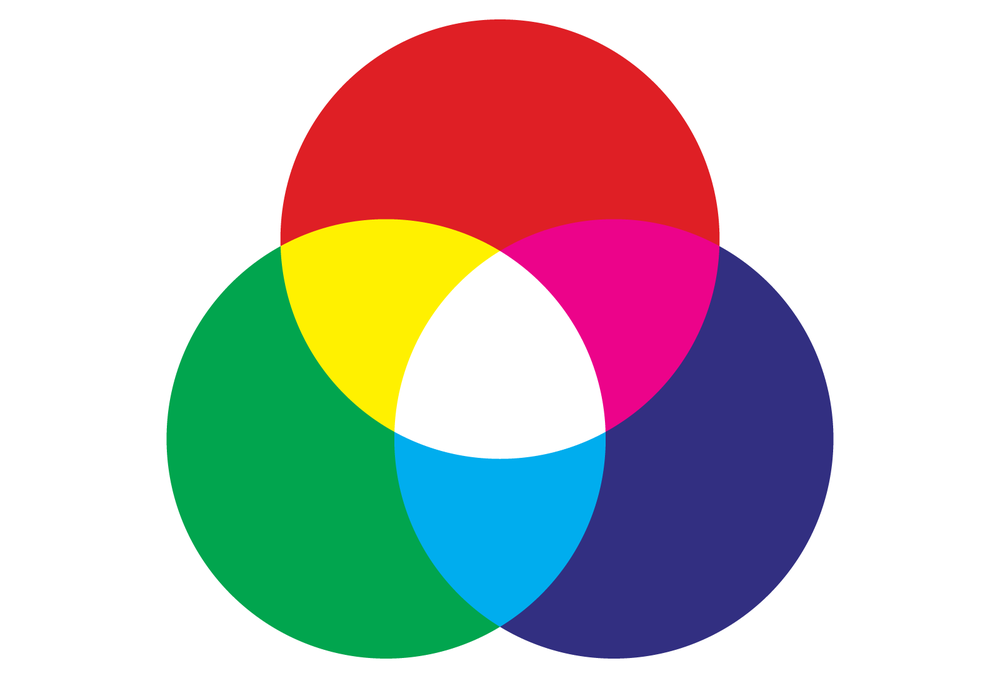
#> input picture Images/rgb-color-model.png, 1000 x 678 px, shrunk from 1600 x 1084 before the run, found by its file name
$ python opencv-01.py
#> lines starting #> are read from the running program, lines starting #| are printed output that depends on the picture
import os
import numpy as np
import cv2

basePath: str = os.path.dirname(__file__) + '\\Images\\'
imageName = 'rgb-color-model.png'

if __name__ == "__main__":
    fullPath: str = basePath + imageName
    winName = 'original'

    image = cv2.imread(fullPath,cv2.IMREAD_COLOR)
#> image is the input picture: shape (678, 1000, 3); mean B, G, R 186.2, 187.6, 193.5

    cv2.namedWindow(winName, cv2.WINDOW_NORMAL)

    cv2.imshow(winName, image)

    r,g,b = cv2.split(image)
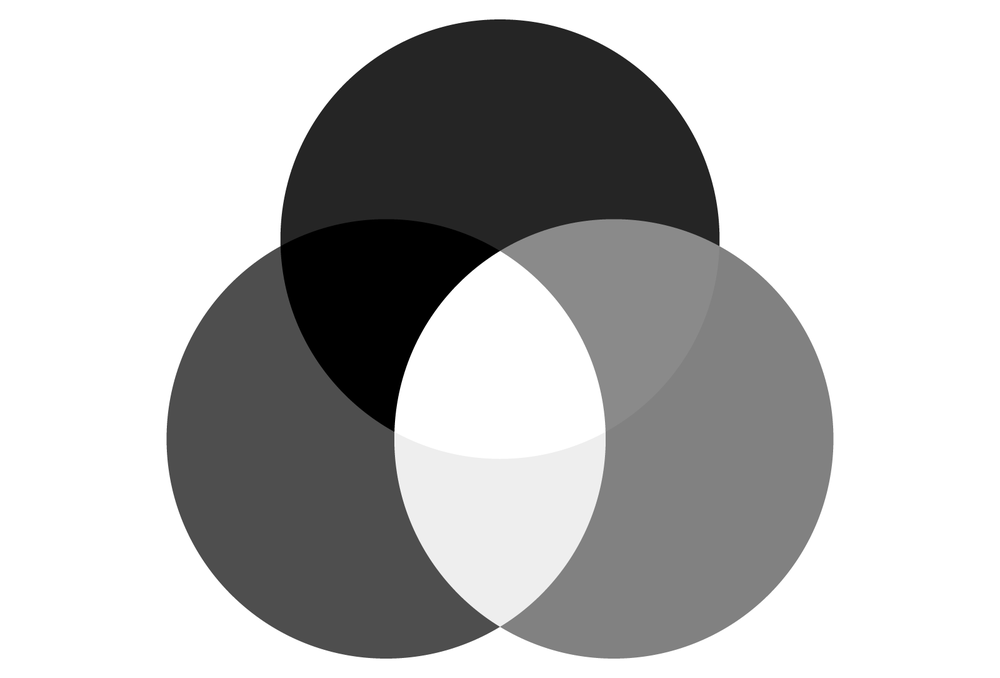
#> r: shape (678, 1000); min 0, max 255, mean 186.2
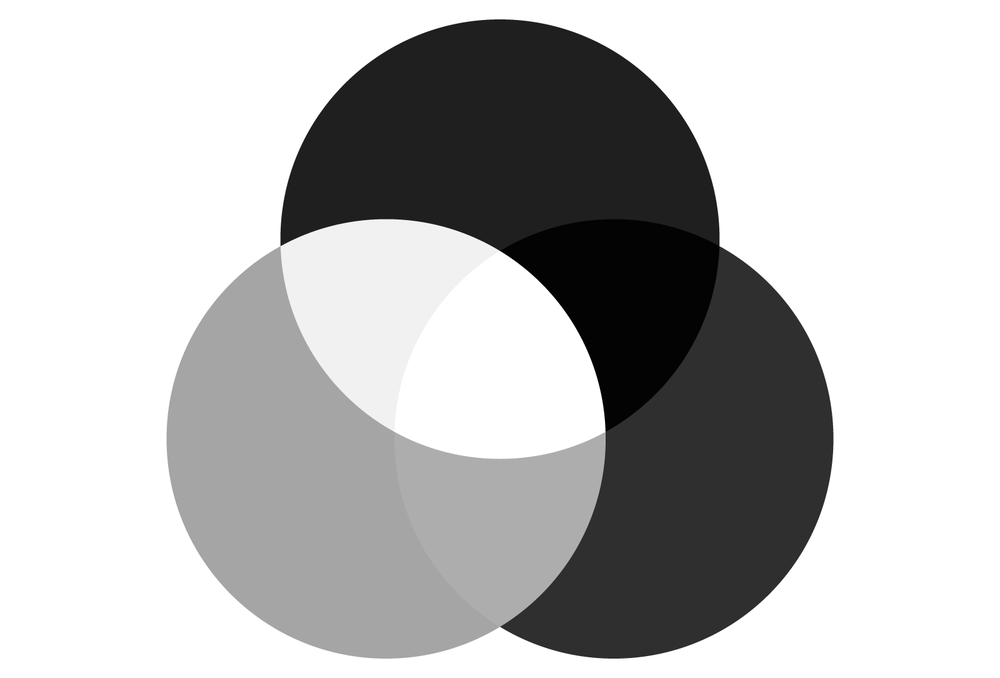
#> g: shape (678, 1000); min 0, max 255, mean 187.6
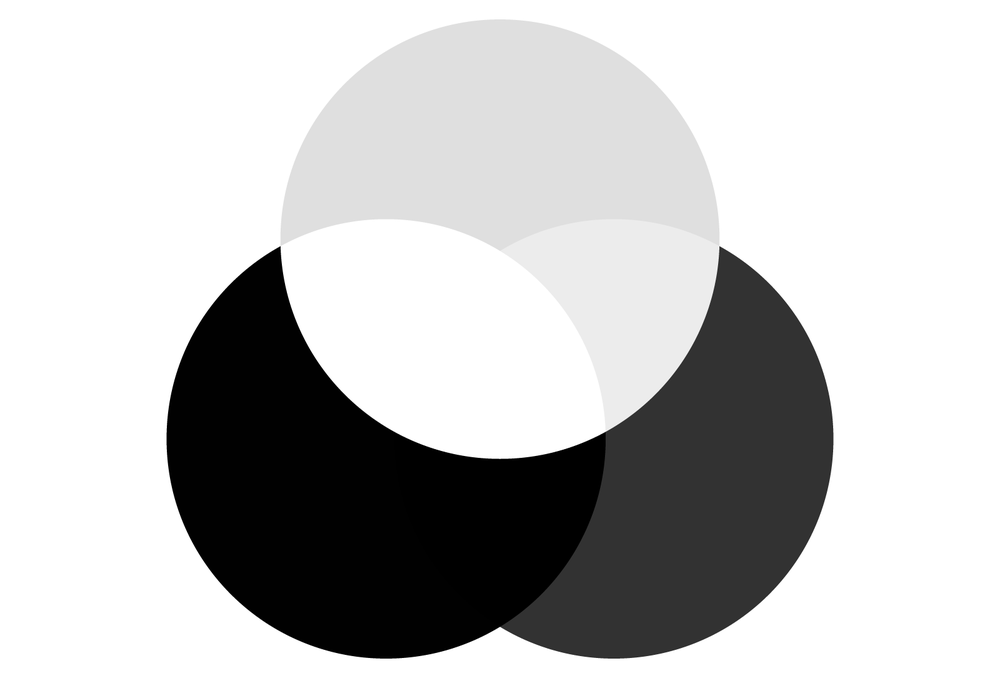
#> b: shape (678, 1000); min 0, max 255, mean 193.5
    zero = np.zeros(b.shape, dtype='uint8')

    r = cv2.merge([r,zero,zero])
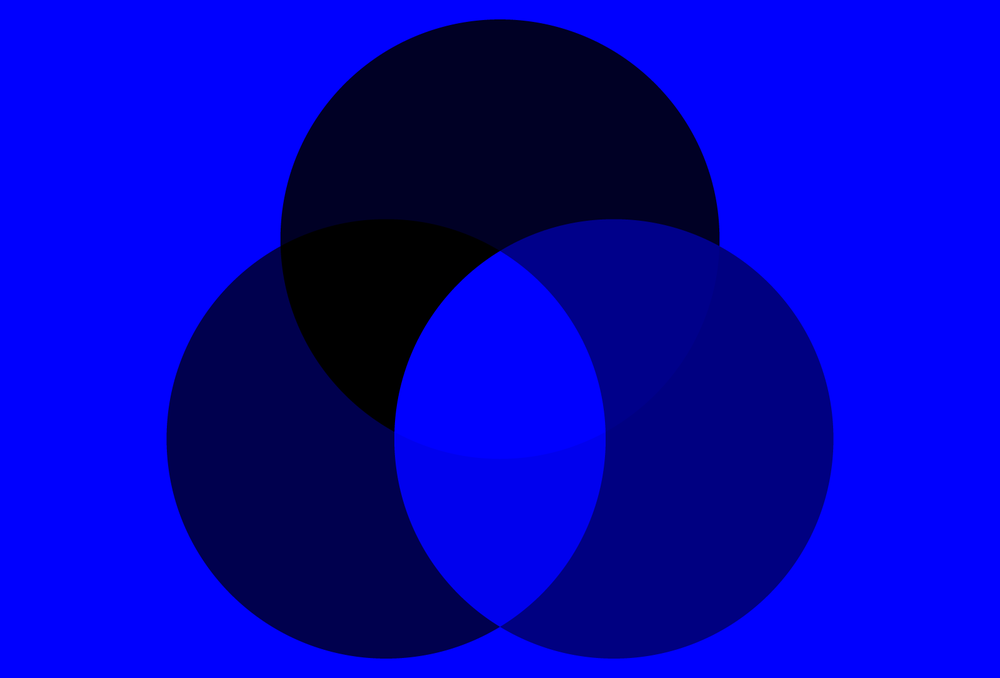
#> r: shape (678, 1000, 3); mean of channels 0, 1, 2 186.2, 0, 0; drawn as B, G, R
    g = cv2.merge([zero,g,zero])
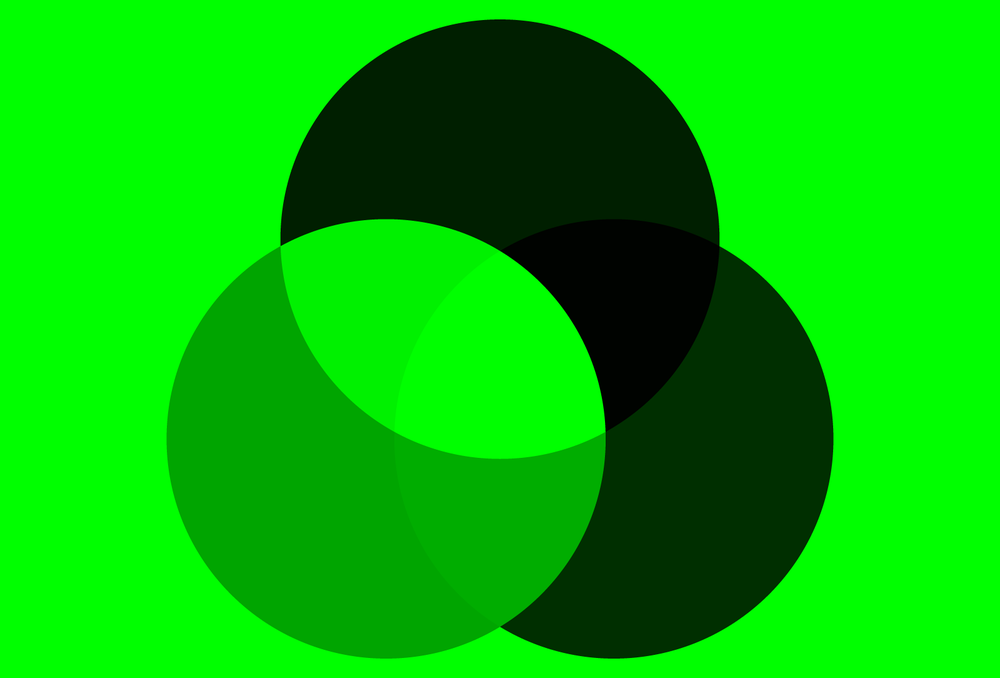
#> g: shape (678, 1000, 3); mean of channels 0, 1, 2 0, 187.6, 0; drawn as B, G, R
    b = cv2.merge([zero,zero,b])
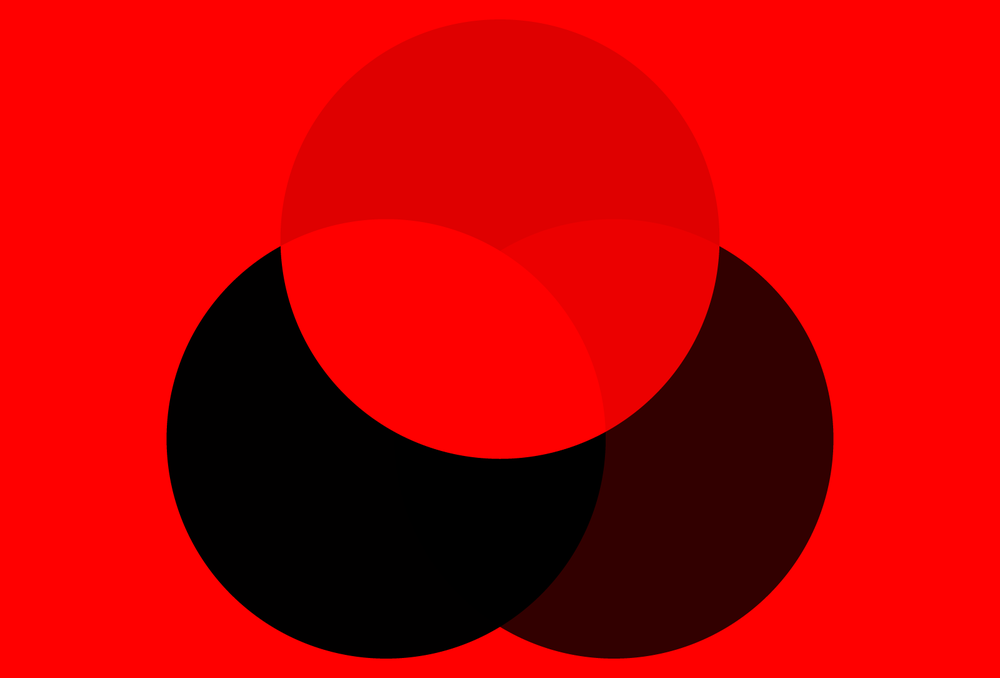
#> b: shape (678, 1000, 3); mean of channels 0, 1, 2 0, 0, 193.5; drawn as B, G, R
    cv2.imshow('r',r)
    cv2.imshow('g',g)
    cv2.imshow('b',b)

    cv2.waitKey(0)
    cv2.destroyAllWindows()
